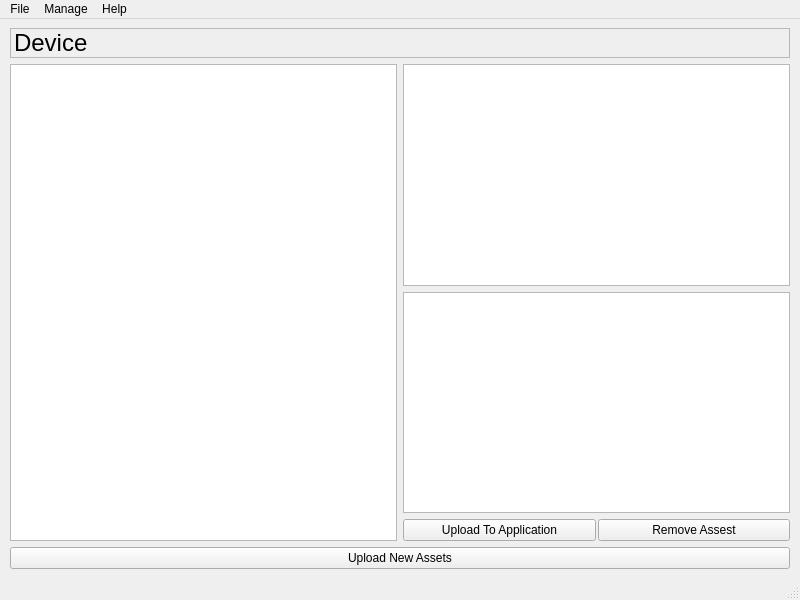
<?xml version="1.0" encoding="UTF-8"?>
<ui version="4.0">
 <class>MainWindow</class>
 <widget class="QMainWindow" name="MainWindow">
  <property name="geometry">
   <rect>
    <x>0</x>
    <y>0</y>
    <width>800</width>
    <height>600</height>
   </rect>
  </property>
  <property name="minimumSize">
   <size>
    <width>800</width>
    <height>600</height>
   </size>
  </property>
  <property name="maximumSize">
   <size>
    <width>1920</width>
    <height>1080</height>
   </size>
  </property>
  <property name="windowTitle">
   <string>Wallpapers &amp; More Asset Manager</string>
  </property>
  <widget class="QWidget" name="centralwidget">
   <layout class="QVBoxLayout" name="verticalLayout_2">
    <property name="leftMargin">
     <number>10</number>
    </property>
    <property name="rightMargin">
     <number>10</number>
    </property>
    <item>
     <widget class="QLabel" name="label_workingWith">
      <property name="frameShape">
       <enum>QFrame::StyledPanel</enum>
      </property>
      <property name="frameShadow">
       <enum>QFrame::Plain</enum>
      </property>
      <property name="lineWidth">
       <number>1</number>
      </property>
      <property name="text">
       <string>&lt;html&gt;&lt;head/&gt;&lt;body&gt;&lt;p&gt;&lt;span style=&quot; font-size:18pt;&quot;&gt;Device&lt;/span&gt;&lt;/p&gt;&lt;/body&gt;&lt;/html&gt;</string>
      </property>
      <property name="textFormat">
       <enum>Qt::RichText</enum>
      </property>
      <property name="scaledContents">
       <bool>true</bool>
      </property>
     </widget>
    </item>
    <item>
     <layout class="QHBoxLayout" name="horizontalLayout">
      <item>
       <widget class="QTreeView" name="Main_treeView">
        <property name="layoutDirection">
         <enum>Qt::LeftToRight</enum>
        </property>
        <property name="autoFillBackground">
         <bool>true</bool>
        </property>
        <property name="sizeAdjustPolicy">
         <enum>QAbstractScrollArea::AdjustToContents</enum>
        </property>
        <property name="rootIsDecorated">
         <bool>true</bool>
        </property>
       </widget>
      </item>
      <item>
       <layout class="QVBoxLayout" name="verticalLayout">
        <item>
         <widget class="QGraphicsView" name="Image_graphicsView">
          <property name="autoFillBackground">
           <bool>true</bool>
          </property>
          <property name="backgroundBrush">
           <brush brushstyle="SolidPattern">
            <color alpha="255">
             <red>0</red>
             <green>0</green>
             <blue>0</blue>
            </color>
           </brush>
          </property>
         </widget>
        </item>
        <item>
         <widget class="QTextBrowser" name="Image_Info_TextBrowser"/>
        </item>
        <item>
         <layout class="QHBoxLayout" name="horizontalLayout_3">
          <property name="spacing">
           <number>2</number>
          </property>
          <item>
           <widget class="QPushButton" name="UploadToAppButton">
            <property name="text">
             <string>Upload To Application</string>
            </property>
           </widget>
          </item>
          <item>
           <widget class="QPushButton" name="Remove_Button">
            <property name="text">
             <string>Remove Assest</string>
            </property>
           </widget>
          </item>
         </layout>
        </item>
       </layout>
      </item>
     </layout>
    </item>
    <item>
     <widget class="QPushButton" name="UploadToDatabaseButton">
      <property name="text">
       <string>Upload New Assets</string>
      </property>
     </widget>
    </item>
   </layout>
  </widget>
  <widget class="QStatusBar" name="statusbar"/>
  <widget class="QMenuBar" name="menubar">
   <property name="geometry">
    <rect>
     <x>0</x>
     <y>0</y>
     <width>800</width>
     <height>17</height>
    </rect>
   </property>
   <widget class="QMenu" name="menuFile">
    <property name="title">
     <string>File</string>
    </property>
    <addaction name="actionNew_Assets"/>
    <addaction name="actionCheck_For_Duplicates_2"/>
    <addaction name="separator"/>
    <addaction name="actionClose_2"/>
   </widget>
   <widget class="QMenu" name="menuHelp">
    <property name="title">
     <string>Help</string>
    </property>
    <addaction name="actionAbout_WM"/>
   </widget>
   <widget class="QMenu" name="menuManage">
    <property name="title">
     <string>Manage</string>
    </property>
    <addaction name="actionDevice"/>
    <addaction name="actionDatabase"/>
   </widget>
   <addaction name="menuFile"/>
   <addaction name="menuManage"/>
   <addaction name="menuHelp"/>
  </widget>
  <action name="actionFile">
   <property name="checkable">
    <bool>true</bool>
   </property>
   <property name="text">
    <string>File</string>
   </property>
  </action>
  <action name="actionFolder">
   <property name="text">
    <string>Folder</string>
   </property>
  </action>
  <action name="actionAbout_WM">
   <property name="text">
    <string>About WM</string>
   </property>
  </action>
  <action name="actionCheck_For_Duplicates">
   <property name="text">
    <string>Check For Duplicates</string>
   </property>
  </action>
  <action name="actionNew_Assets">
   <property name="text">
    <string>New Assets</string>
   </property>
  </action>
  <action name="actionCheck_For_Duplicates_2">
   <property name="text">
    <string>Check For Duplicates</string>
   </property>
  </action>
  <action name="actionClose">
   <property name="text">
    <string>Close</string>
   </property>
  </action>
  <action name="actionClose_2">
   <property name="text">
    <string>Close</string>
   </property>
  </action>
  <action name="actionDevice">
   <property name="checkable">
    <bool>true</bool>
   </property>
   <property name="text">
    <string>Device</string>
   </property>
  </action>
  <action name="actionDatabase">
   <property name="checkable">
    <bool>true</bool>
   </property>
   <property name="checked">
    <bool>true</bool>
   </property>
   <property name="text">
    <string>Database</string>
   </property>
  </action>
  <action name="actiontest">
   <property name="checkable">
    <bool>true</bool>
   </property>
   <property name="checked">
    <bool>true</bool>
   </property>
   <property name="text">
    <string>test</string>
   </property>
  </action>
 </widget>
 <resources/>
 <connections/>
</ui>
